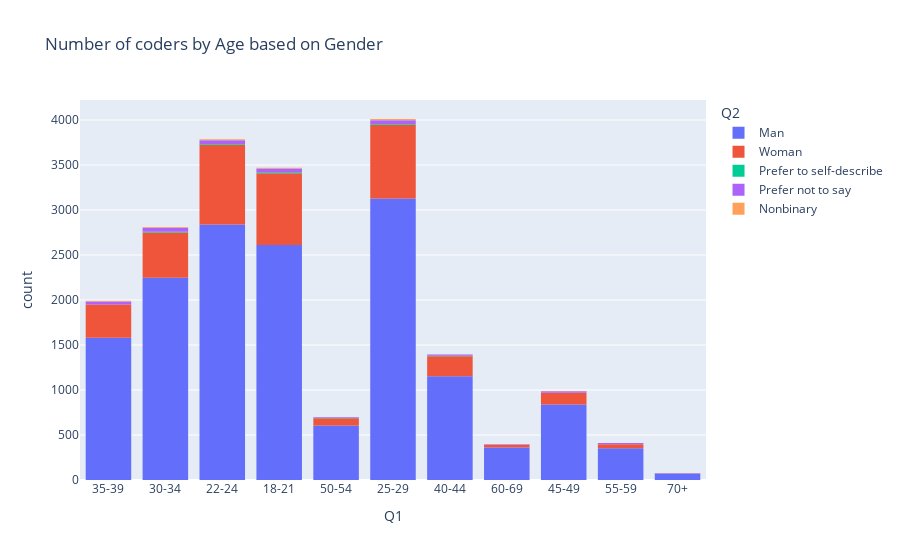

Notebook cell for this chart:
### Code cell
fig = px.histogram(pan, x='Q1', y=''
                   title='Number of coders by Age based on Gender', color='Q2')
fig.show()

### Figure 1 — Plotly figure (JSON) as saved in the notebook; plotly's stock layout.template omitted (floating-point values rounded to 4 significant figures; data arrays with more than 128 entries replaced by an {"elided": "..."} marker saying what was removed)
{"data": [{"alignmentgroup": "True", "bingroup": "x", "hovertemplate": "Q2=Man<br>Q1=%{x}<br>count=%{y}<extra></extra>", "legendgroup": "Man", "marker": {"color": "#636efa", "pattern": {"shape": ""}}, "name": "Man", "offsetgroup": "Man", "orientation": "v", "showlegend": true, "type": "histogram", "x": {"elided": "15789 str values"}, "xaxis": "x", "yaxis": "y"}, {"alignmentgroup": "True", "bingroup": "x", "hovertemplate": "Q2=Woman<br>Q1=%{x}<br>count=%{y}<extra></extra>", "legendgroup": "Woman", "marker": {"color": "#EF553B", "pattern": {"shape": ""}}, "name": "Woman", "offsetgroup": "Woman", "orientation": "v", "showlegend": true, "type": "histogram", "x": {"elided": "3878 str values"}, "xaxis": "x", "yaxis": "y"}, {"alignmentgroup": "True", "bingroup": "x", "hovertemplate": "Q2=Prefer to self-describe<br>Q1=%{x}<br>count=%{y}<extra></extra>", "legendgroup": "Prefer to self-describe", "marker": {"color": "#00cc96", "pattern": {"shape": ""}}, "name": "Prefer to self-describe", "offsetgroup": "Prefer to self-describe", "orientation": "v", "showlegend": true, "type": "histogram", "x": ["18-21", "25-29", "40-44", "18-21", "40-44", "18-21", "18-21", "25-29", "25-29", "40-44", "30-34", "22-24", "50-54", "45-49", "22-24", "60-69", "30-34", "18-21", "30-34", "40-44", "22-24", "18-21", "18-21", "25-29", "18-21", "35-39", "22-24", "18-21", "30-34", "35-39", "30-34", "25-29", "18-21", "30-34", "45-49", "50-54", "30-34", "60-69", "25-29", "25-29", "30-34", "40-44", "25-29", "45-49", "22-24", "25-29", "22-24", "22-24", "22-24", "30-34", "18-21", "18-21", "45-49", "22-24"], "xaxis": "x", "yaxis": "y"}, {"alignmentgroup": "True", "bingroup": "x", "hovertemplate": "Q2=Prefer not to say<br>Q1=%{x}<br>count=%{y}<extra></extra>", "legendgroup": "Prefer not to say", "marker": {"color": "#ab63fa", "pattern": {"shape": ""}}, "name": "Prefer not to say", "offsetgroup": "Prefer not to say", "orientation": "v", "showlegend": true, "type": "histogram", "x": {"elided": "263 str values"}, "xaxis": "x", "yaxis": "y"}, {"alignmentgroup": "True", "bingroup": "x", "hovertemplate": "Q2=Nonbinary<br>Q1=%{x}<br>count=%{y}<extra></extra>", "legendgroup": "Nonbinary", "marker": {"color": "#FFA15A", "pattern": {"shape": ""}}, "name": "Nonbinary", "offsetgroup": "Nonbinary", "orientation": "v", "showlegend": true, "type": "histogram", "x": ["35-39", "35-39", "25-29", "18-21", "35-39", "45-49", "22-24", "25-29", "22-24", "22-24", "30-34", "18-21", "35-39", "25-29", "22-24", "18-21", "18-21", "22-24", "25-29", "25-29", "30-34", "18-21", "35-39", "25-29", "35-39", "18-21", "22-24", "25-29", "25-29", "25-29", "30-34", "60-69", "22-24", "18-21", "22-24", "22-24", "22-24", "25-29", "25-29", "30-34", "30-34", "40-44", "35-39", "25-29", "30-34", "30-34", "25-29", "22-24", "22-24", "18-21", "40-44", "30-34"], "xaxis": "x", "yaxis": "y"}], "layout": {"autosize": true, "barmode": "relative", "legend": {"title": {"text": "Q2"}, "tracegroupgap": 0}, "title": {"text": "Number of coders by Age based on Gender"}, "xaxis": {"anchor": "y", "autorange": true, "domain": [0, 1], "range": [-0.5, 10.5], "title": {"text": "Q1"}, "type": "category"}, "yaxis": {"anchor": "x", "autorange": true, "domain": [0, 1], "range": [0, 4222.0], "title": {"text": "count"}}}}
